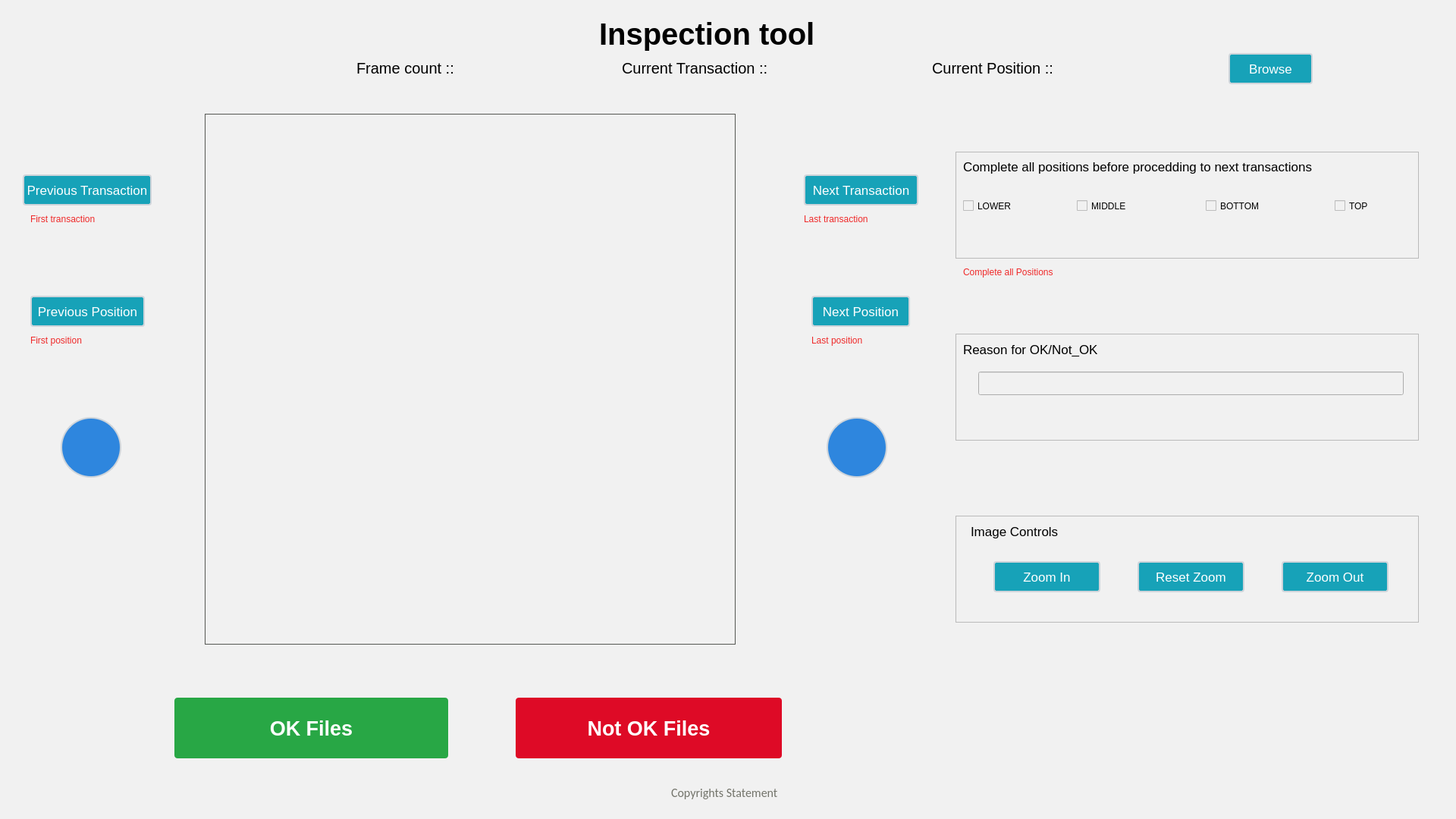
<?xml version="1.0" encoding="UTF-8"?>
<ui version="4.0">
 <class>MainWindow</class>
 <widget class="QMainWindow" name="MainWindow">
  <property name="geometry">
   <rect>
    <x>0</x>
    <y>0</y>
    <width>1920</width>
    <height>1080</height>
   </rect>
  </property>
  <property name="windowTitle">
   <string>MainWindow</string>
  </property>
  <property name="styleSheet">
   <string notr="true">
background-color: #F1F1F1;
</string>
  </property>
  <widget class="QWidget" name="centralwidget">
   <widget class="QLabel" name="label_copy_rights">
    <property name="geometry">
     <rect>
      <x>885</x>
      <y>1035</y>
      <width>181</width>
      <height>20</height>
     </rect>
    </property>
    <property name="styleSheet">
     <string notr="true">font-family: Calibri;
font-size: 16px;
font-weight: 400;
line-height: 19.53px;
color: #73746B;
</string>
    </property>
    <property name="text">
     <string>Copyrights Statement</string>
    </property>
   </widget>
   <widget class="QLabel" name="label_name">
    <property name="geometry">
     <rect>
      <x>790</x>
      <y>20</y>
      <width>300</width>
      <height>50</height>
     </rect>
    </property>
    <property name="font">
     <font>
      <pointsize>30</pointsize>
      <weight>75</weight>
      <bold>true</bold>
     </font>
    </property>
    <property name="text">
     <string>Inspection tool</string>
    </property>
   </widget>
   <widget class="QLabel" name="label_frame_count">
    <property name="geometry">
     <rect>
      <x>600</x>
      <y>80</y>
      <width>131</width>
      <height>20</height>
     </rect>
    </property>
    <property name="font">
     <font>
      <pointsize>15</pointsize>
     </font>
    </property>
    <property name="text">
     <string/>
    </property>
   </widget>
   <widget class="QPushButton" name="pushButton_next">
    <property name="geometry">
     <rect>
      <x>1090</x>
      <y>550</y>
      <width>80</width>
      <height>80</height>
     </rect>
    </property>
    <property name="font">
     <font>
      <pointsize>8</pointsize>
     </font>
    </property>
    <property name="cursor">
     <cursorShape>PointingHandCursor</cursorShape>
    </property>
    <property name="styleSheet">
     <string notr="true">QPushButton{
background-color: #2e86de;
border : None;
color: rgb(255, 255, 255);
border: 2px solid #ced4da; 
border-radius: 40px; 
padding: 5px;
}

QPushButton:pressed {
        background-color: #0056b3; /* Darker blue on press */
    }
</string>
    </property>
    <property name="text">
     <string/>
    </property>
    <property name="icon">
     <iconset resource="../../assets/resource.qrc">
      <normaloff>:/Home/next1.png</normaloff>:/Home/next1.png</iconset>
    </property>
    <property name="iconSize">
     <size>
      <width>80</width>
      <height>80</height>
     </size>
    </property>
   </widget>
   <widget class="QPushButton" name="pushButton_previous">
    <property name="geometry">
     <rect>
      <x>80</x>
      <y>550</y>
      <width>80</width>
      <height>80</height>
     </rect>
    </property>
    <property name="cursor">
     <cursorShape>PointingHandCursor</cursorShape>
    </property>
    <property name="styleSheet">
     <string notr="true">QPushButton{
background-color: #2e86de;
border : None;
color: rgb(255, 255, 255);
border: 2px solid #ced4da; 
border-radius: 40px; 
padding: 5px;
}

QPushButton:pressed {
        background-color: #0056b3; /* Darker blue on press */
    }
</string>
    </property>
    <property name="text">
     <string/>
    </property>
    <property name="icon">
     <iconset resource="../../assets/resource.qrc">
      <normaloff>:/Home/previous1.png</normaloff>:/Home/previous1.png</iconset>
    </property>
    <property name="iconSize">
     <size>
      <width>80</width>
      <height>80</height>
     </size>
    </property>
   </widget>
   <widget class="QLabel" name="label_File_path">
    <property name="geometry">
     <rect>
      <x>400</x>
      <y>120</y>
      <width>1120</width>
      <height>20</height>
     </rect>
    </property>
    <property name="font">
     <font>
      <pointsize>15</pointsize>
     </font>
    </property>
    <property name="styleSheet">
     <string notr="true"/>
    </property>
    <property name="text">
     <string/>
    </property>
    <property name="alignment">
     <set>Qt::AlignCenter</set>
    </property>
   </widget>
   <widget class="QLabel" name="label_2">
    <property name="geometry">
     <rect>
      <x>470</x>
      <y>80</y>
      <width>131</width>
      <height>20</height>
     </rect>
    </property>
    <property name="font">
     <font>
      <pointsize>15</pointsize>
     </font>
    </property>
    <property name="text">
     <string>Frame count :: </string>
    </property>
   </widget>
   <widget class="QPushButton" name="pushButton_browse">
    <property name="geometry">
     <rect>
      <x>1620</x>
      <y>70</y>
      <width>111</width>
      <height>41</height>
     </rect>
    </property>
    <property name="font">
     <font>
      <pointsize>13</pointsize>
     </font>
    </property>
    <property name="cursor">
     <cursorShape>PointingHandCursor</cursorShape>
    </property>
    <property name="styleSheet">
     <string notr="true">QPushButton{
background-color: #17a2b8;
border : None;
color: rgb(255, 255, 255);
border: 2px solid #ced4da; 
border-radius: 4px; 
padding: 5px;}

QPushButton:pressed {
        background-color: #0056b3; /* Darker blue on press */
    }
</string>
    </property>
    <property name="text">
     <string>Browse</string>
    </property>
   </widget>
   <widget class="QPushButton" name="pushButton_ok_files">
    <property name="geometry">
     <rect>
      <x>230</x>
      <y>920</y>
      <width>361</width>
      <height>80</height>
     </rect>
    </property>
    <property name="font">
     <font>
      <pointsize>20</pointsize>
      <weight>75</weight>
      <bold>true</bold>
     </font>
    </property>
    <property name="cursor">
     <cursorShape>PointingHandCursor</cursorShape>
    </property>
    <property name="styleSheet">
     <string notr="true">
QPushButton {
background-color: #28a745; 
color: #fff; 
font-weight: bold; 
border: none; 
border-radius: 4px; 
padding: 8px;
}
QPushButton:pressed {
    background-color: rgb(115, 210, 22);
}</string>
    </property>
    <property name="text">
     <string>OK Files</string>
    </property>
    <property name="flat">
     <bool>false</bool>
    </property>
   </widget>
   <widget class="QPushButton" name="pushButton_not_ok_files">
    <property name="geometry">
     <rect>
      <x>680</x>
      <y>920</y>
      <width>351</width>
      <height>80</height>
     </rect>
    </property>
    <property name="font">
     <font>
      <pointsize>20</pointsize>
      <weight>75</weight>
      <bold>true</bold>
     </font>
    </property>
    <property name="cursor">
     <cursorShape>PointingHandCursor</cursorShape>
    </property>
    <property name="styleSheet">
     <string notr="true">QPushButton {
background-color: #de0a26; 
color: #fff; 
font-weight: bold; 
border: none; 
border-radius: 4px; 
padding: 8px;
}
QPushButton:pressed {
    background-color: rgb(239, 41, 41);
}
</string>
    </property>
    <property name="text">
     <string>Not OK Files</string>
    </property>
   </widget>
   <widget class="QLabel" name="label_frame_number">
    <property name="geometry">
     <rect>
      <x>610</x>
      <y>870</y>
      <width>50</width>
      <height>50</height>
     </rect>
    </property>
    <property name="font">
     <font>
      <pointsize>15</pointsize>
     </font>
    </property>
    <property name="text">
     <string/>
    </property>
    <property name="alignment">
     <set>Qt::AlignCenter</set>
    </property>
   </widget>
   <widget class="QPushButton" name="pushButton_next_transaction">
    <property name="geometry">
     <rect>
      <x>1060</x>
      <y>230</y>
      <width>151</width>
      <height>41</height>
     </rect>
    </property>
    <property name="font">
     <font>
      <pointsize>13</pointsize>
     </font>
    </property>
    <property name="cursor">
     <cursorShape>PointingHandCursor</cursorShape>
    </property>
    <property name="styleSheet">
     <string notr="true">QPushButton{
background-color: #17a2b8;
border : None;
color: rgb(255, 255, 255);
border: 2px solid #ced4da; 
border-radius: 4px; 
padding: 5px;}

QPushButton:pressed {
        background-color: #0056b3; /* Darker blue on press */
    }
</string>
    </property>
    <property name="text">
     <string>Next Transaction</string>
    </property>
   </widget>
   <widget class="QPushButton" name="pushButton_next_position">
    <property name="geometry">
     <rect>
      <x>1070</x>
      <y>390</y>
      <width>130</width>
      <height>41</height>
     </rect>
    </property>
    <property name="font">
     <font>
      <pointsize>13</pointsize>
     </font>
    </property>
    <property name="cursor">
     <cursorShape>PointingHandCursor</cursorShape>
    </property>
    <property name="styleSheet">
     <string notr="true">QPushButton{
background-color: #17a2b8;
border : None;
color: rgb(255, 255, 255);
border: 2px solid #ced4da; 
border-radius: 4px; 
padding: 5px;}

QPushButton:pressed {
        background-color: #0056b3; /* Darker blue on press */
    }
</string>
    </property>
    <property name="text">
     <string>Next Position</string>
    </property>
   </widget>
   <widget class="QLabel" name="label_3">
    <property name="geometry">
     <rect>
      <x>820</x>
      <y>80</y>
      <width>201</width>
      <height>20</height>
     </rect>
    </property>
    <property name="font">
     <font>
      <pointsize>15</pointsize>
     </font>
    </property>
    <property name="text">
     <string>Current Transaction :: </string>
    </property>
   </widget>
   <widget class="QLabel" name="label_frame_transaction">
    <property name="geometry">
     <rect>
      <x>1020</x>
      <y>80</y>
      <width>131</width>
      <height>20</height>
     </rect>
    </property>
    <property name="font">
     <font>
      <pointsize>15</pointsize>
     </font>
    </property>
    <property name="text">
     <string/>
    </property>
   </widget>
   <widget class="QLabel" name="label_4">
    <property name="geometry">
     <rect>
      <x>1229</x>
      <y>80</y>
      <width>171</width>
      <height>20</height>
     </rect>
    </property>
    <property name="font">
     <font>
      <pointsize>15</pointsize>
     </font>
    </property>
    <property name="text">
     <string>Current Position :: </string>
    </property>
   </widget>
   <widget class="QLabel" name="label_frame_position">
    <property name="geometry">
     <rect>
      <x>1400</x>
      <y>80</y>
      <width>131</width>
      <height>20</height>
     </rect>
    </property>
    <property name="font">
     <font>
      <pointsize>15</pointsize>
     </font>
    </property>
    <property name="text">
     <string/>
    </property>
   </widget>
   <widget class="QPushButton" name="pushButton_prev_position">
    <property name="geometry">
     <rect>
      <x>40</x>
      <y>390</y>
      <width>151</width>
      <height>41</height>
     </rect>
    </property>
    <property name="font">
     <font>
      <pointsize>13</pointsize>
     </font>
    </property>
    <property name="cursor">
     <cursorShape>PointingHandCursor</cursorShape>
    </property>
    <property name="styleSheet">
     <string notr="true">QPushButton{
background-color: #17a2b8;
border : None;
color: rgb(255, 255, 255);
border: 2px solid #ced4da; 
border-radius: 4px; 
padding: 5px;}

QPushButton:pressed {
        background-color: #0056b3; /* Darker blue on press */
    }
</string>
    </property>
    <property name="text">
     <string>Previous Position</string>
    </property>
   </widget>
   <widget class="QPushButton" name="pushButton_prev_transaction">
    <property name="geometry">
     <rect>
      <x>30</x>
      <y>230</y>
      <width>170</width>
      <height>41</height>
     </rect>
    </property>
    <property name="font">
     <font>
      <pointsize>13</pointsize>
     </font>
    </property>
    <property name="cursor">
     <cursorShape>PointingHandCursor</cursorShape>
    </property>
    <property name="styleSheet">
     <string notr="true">QPushButton{
background-color: #17a2b8;
border : None;
color: rgb(255, 255, 255);
border: 2px solid #ced4da; 
border-radius: 4px; 
padding: 5px;}

QPushButton:pressed {
        background-color: #0056b3; /* Darker blue on press */
    }
</string>
    </property>
    <property name="text">
     <string>Previous Transaction</string>
    </property>
   </widget>
   <widget class="QLabel" name="label_pre_txn_warning">
    <property name="geometry">
     <rect>
      <x>40</x>
      <y>280</y>
      <width>141</width>
      <height>17</height>
     </rect>
    </property>
    <property name="styleSheet">
     <string notr="true">color: rgb(239, 41, 41);</string>
    </property>
    <property name="text">
     <string>First transaction</string>
    </property>
   </widget>
   <widget class="QLabel" name="label_pre_ptn_warning">
    <property name="geometry">
     <rect>
      <x>40</x>
      <y>440</y>
      <width>141</width>
      <height>17</height>
     </rect>
    </property>
    <property name="styleSheet">
     <string notr="true">color: rgb(239, 41, 41);</string>
    </property>
    <property name="text">
     <string>First position</string>
    </property>
   </widget>
   <widget class="QLabel" name="label_last_ptn_warning">
    <property name="geometry">
     <rect>
      <x>1070</x>
      <y>440</y>
      <width>141</width>
      <height>17</height>
     </rect>
    </property>
    <property name="styleSheet">
     <string notr="true">color: rgb(239, 41, 41);</string>
    </property>
    <property name="text">
     <string>Last position</string>
    </property>
   </widget>
   <widget class="QLabel" name="label_last_txn_warning">
    <property name="geometry">
     <rect>
      <x>1060</x>
      <y>280</y>
      <width>141</width>
      <height>17</height>
     </rect>
    </property>
    <property name="styleSheet">
     <string notr="true">color: rgb(239, 41, 41);</string>
    </property>
    <property name="text">
     <string>Last transaction</string>
    </property>
   </widget>
   <widget class="QFrame" name="frame">
    <property name="geometry">
     <rect>
      <x>1260</x>
      <y>200</y>
      <width>611</width>
      <height>141</height>
     </rect>
    </property>
    <property name="frameShape">
     <enum>QFrame::StyledPanel</enum>
    </property>
    <property name="frameShadow">
     <enum>QFrame::Raised</enum>
    </property>
    <widget class="QLabel" name="label_5">
     <property name="geometry">
      <rect>
       <x>10</x>
       <y>10</y>
       <width>500</width>
       <height>20</height>
      </rect>
     </property>
     <property name="font">
      <font>
       <pointsize>13</pointsize>
      </font>
     </property>
     <property name="text">
      <string>Complete all positions before procedding to next transactions</string>
     </property>
    </widget>
    <widget class="QCheckBox" name="checkBox_lower">
     <property name="enabled">
      <bool>false</bool>
     </property>
     <property name="geometry">
      <rect>
       <x>10</x>
       <y>60</y>
       <width>92</width>
       <height>23</height>
      </rect>
     </property>
     <property name="font">
      <font>
       <weight>50</weight>
       <bold>false</bold>
      </font>
     </property>
     <property name="styleSheet">
      <string notr="true">color: rgb(0, 0, 0);</string>
     </property>
     <property name="text">
      <string>LOWER</string>
     </property>
     <property name="checkable">
      <bool>true</bool>
     </property>
     <property name="checked">
      <bool>false</bool>
     </property>
    </widget>
    <widget class="QCheckBox" name="checkBox_middle">
     <property name="enabled">
      <bool>false</bool>
     </property>
     <property name="geometry">
      <rect>
       <x>160</x>
       <y>60</y>
       <width>92</width>
       <height>23</height>
      </rect>
     </property>
     <property name="styleSheet">
      <string notr="true">color: rgb(0, 0, 0);</string>
     </property>
     <property name="text">
      <string>MIDDLE</string>
     </property>
     <property name="checkable">
      <bool>true</bool>
     </property>
    </widget>
    <widget class="QCheckBox" name="checkBox_bottom">
     <property name="enabled">
      <bool>false</bool>
     </property>
     <property name="geometry">
      <rect>
       <x>330</x>
       <y>60</y>
       <width>92</width>
       <height>23</height>
      </rect>
     </property>
     <property name="styleSheet">
      <string notr="true">color: rgb(0, 0, 0);</string>
     </property>
     <property name="text">
      <string>BOTTOM</string>
     </property>
     <property name="checkable">
      <bool>true</bool>
     </property>
    </widget>
    <widget class="QCheckBox" name="checkBox_top">
     <property name="enabled">
      <bool>false</bool>
     </property>
     <property name="geometry">
      <rect>
       <x>500</x>
       <y>60</y>
       <width>92</width>
       <height>23</height>
      </rect>
     </property>
     <property name="styleSheet">
      <string notr="true">color: rgb(0, 0, 0);</string>
     </property>
     <property name="text">
      <string>TOP</string>
     </property>
     <property name="checkable">
      <bool>true</bool>
     </property>
    </widget>
   </widget>
   <widget class="QFrame" name="frame_2">
    <property name="geometry">
     <rect>
      <x>1260</x>
      <y>440</y>
      <width>611</width>
      <height>141</height>
     </rect>
    </property>
    <property name="frameShape">
     <enum>QFrame::StyledPanel</enum>
    </property>
    <property name="frameShadow">
     <enum>QFrame::Raised</enum>
    </property>
    <widget class="QLabel" name="label_6">
     <property name="geometry">
      <rect>
       <x>10</x>
       <y>10</y>
       <width>390</width>
       <height>21</height>
      </rect>
     </property>
     <property name="font">
      <font>
       <pointsize>13</pointsize>
      </font>
     </property>
     <property name="text">
      <string>Reason for OK/Not_OK</string>
     </property>
    </widget>
    <widget class="QLineEdit" name="lineEdit_reason">
     <property name="geometry">
      <rect>
       <x>30</x>
       <y>50</y>
       <width>561</width>
       <height>31</height>
      </rect>
     </property>
    </widget>
   </widget>
   <widget class="QFrame" name="frame_3">
    <property name="geometry">
     <rect>
      <x>1260</x>
      <y>680</y>
      <width>611</width>
      <height>141</height>
     </rect>
    </property>
    <property name="frameShape">
     <enum>QFrame::StyledPanel</enum>
    </property>
    <property name="frameShadow">
     <enum>QFrame::Raised</enum>
    </property>
    <widget class="QLabel" name="label_7">
     <property name="geometry">
      <rect>
       <x>20</x>
       <y>10</y>
       <width>200</width>
       <height>21</height>
      </rect>
     </property>
     <property name="font">
      <font>
       <pointsize>13</pointsize>
      </font>
     </property>
     <property name="text">
      <string>Image Controls</string>
     </property>
    </widget>
    <widget class="QPushButton" name="pushButton_zoomIn">
     <property name="geometry">
      <rect>
       <x>50</x>
       <y>60</y>
       <width>141</width>
       <height>41</height>
      </rect>
     </property>
     <property name="font">
      <font>
       <pointsize>13</pointsize>
      </font>
     </property>
     <property name="cursor">
      <cursorShape>PointingHandCursor</cursorShape>
     </property>
     <property name="styleSheet">
      <string notr="true">QPushButton{
background-color: #17a2b8;
border : None;
color: rgb(255, 255, 255);
border: 2px solid #ced4da; 
border-radius: 4px; 
padding: 5px;}

QPushButton:pressed {
        background-color: #0056b3; /* Darker blue on press */
    }
</string>
     </property>
     <property name="text">
      <string>Zoom In</string>
     </property>
    </widget>
    <widget class="QPushButton" name="pushButton_reset">
     <property name="geometry">
      <rect>
       <x>240</x>
       <y>60</y>
       <width>141</width>
       <height>41</height>
      </rect>
     </property>
     <property name="font">
      <font>
       <pointsize>13</pointsize>
      </font>
     </property>
     <property name="cursor">
      <cursorShape>PointingHandCursor</cursorShape>
     </property>
     <property name="styleSheet">
      <string notr="true">QPushButton{
background-color: #17a2b8;
border : None;
color: rgb(255, 255, 255);
border: 2px solid #ced4da; 
border-radius: 4px; 
padding: 5px;}

QPushButton:pressed {
        background-color: #0056b3; /* Darker blue on press */
    }
</string>
     </property>
     <property name="text">
      <string>Reset Zoom</string>
     </property>
    </widget>
    <widget class="QPushButton" name="pushButton_zoomOut">
     <property name="geometry">
      <rect>
       <x>430</x>
       <y>60</y>
       <width>141</width>
       <height>41</height>
      </rect>
     </property>
     <property name="font">
      <font>
       <pointsize>13</pointsize>
      </font>
     </property>
     <property name="cursor">
      <cursorShape>PointingHandCursor</cursorShape>
     </property>
     <property name="styleSheet">
      <string notr="true">QPushButton{
background-color: #17a2b8;
border : None;
color: rgb(255, 255, 255);
border: 2px solid #ced4da; 
border-radius: 4px; 
padding: 5px;}

QPushButton:pressed {
        background-color: #0056b3; /* Darker blue on press */
    }
</string>
     </property>
     <property name="text">
      <string>Zoom Out</string>
     </property>
    </widget>
   </widget>
   <widget class="QLabel" name="label_allPostions_warning">
    <property name="geometry">
     <rect>
      <x>1270</x>
      <y>350</y>
      <width>170</width>
      <height>17</height>
     </rect>
    </property>
    <property name="styleSheet">
     <string notr="true">color: rgb(239, 41, 41);</string>
    </property>
    <property name="text">
     <string>Complete all Positions</string>
    </property>
   </widget>
   <widget class="QScrollArea" name="scrollArea">
    <property name="geometry">
     <rect>
      <x>270</x>
      <y>150</y>
      <width>709</width>
      <height>709</height>
     </rect>
    </property>
    <property name="styleSheet">
     <string notr="true">QScrollArea {
	border : None
}

QScrollBar {
    background: #E8E8E8;
}

QScrollBar:vertical {
    width: 7px;
}

QScrollBar:horizontal {
    height: 7px;
}

QScrollBar::handle {
    background: #787878;
    border-radius: 3px;
}

QScrollBar::handle:vertical {
    min-height: 5px;
}

QScrollBar::handle:horizontal {
    min-width: 5px;
}

QScrollBar::add-line {
    border: none;
    background: none;
}

QScrollBar::sub-line {
    border: none;
    background: none;
}
</string>
    </property>
    <property name="verticalScrollBarPolicy">
     <enum>Qt::ScrollBarAsNeeded</enum>
    </property>
    <property name="horizontalScrollBarPolicy">
     <enum>Qt::ScrollBarAsNeeded</enum>
    </property>
    <property name="widgetResizable">
     <bool>true</bool>
    </property>
    <widget class="QWidget" name="scrollAreaWidgetContents">
     <property name="geometry">
      <rect>
       <x>0</x>
       <y>0</y>
       <width>709</width>
       <height>709</height>
      </rect>
     </property>
     <property name="minimumSize">
      <size>
       <width>0</width>
       <height>0</height>
      </size>
     </property>
     <property name="styleSheet">
      <string notr="true"/>
     </property>
     <widget class="QLabel" name="label">
      <property name="geometry">
       <rect>
        <x>0</x>
        <y>0</y>
        <width>700</width>
        <height>700</height>
       </rect>
      </property>
      <property name="styleSheet">
       <string notr="true">border : 1px solid rgb(85, 87, 83);
</string>
      </property>
      <property name="text">
       <string/>
      </property>
      <property name="scaledContents">
       <bool>true</bool>
      </property>
     </widget>
    </widget>
   </widget>
   <widget class="QPushButton" name="pushButton_close">
    <property name="geometry">
     <rect>
      <x>1870</x>
      <y>10</y>
      <width>40</width>
      <height>40</height>
     </rect>
    </property>
    <property name="cursor">
     <cursorShape>PointingHandCursor</cursorShape>
    </property>
    <property name="styleSheet">
     <string notr="true">border: None</string>
    </property>
    <property name="text">
     <string/>
    </property>
    <property name="icon">
     <iconset resource="../../assets/resource.qrc">
      <normaloff>:/Home/Close.svg</normaloff>:/Home/Close.svg</iconset>
    </property>
    <property name="iconSize">
     <size>
      <width>40</width>
      <height>40</height>
     </size>
    </property>
   </widget>
  </widget>
 </widget>
 <resources>
  <include location="../../assets/resource.qrc"/>
 </resources>
 <connections/>
</ui>
